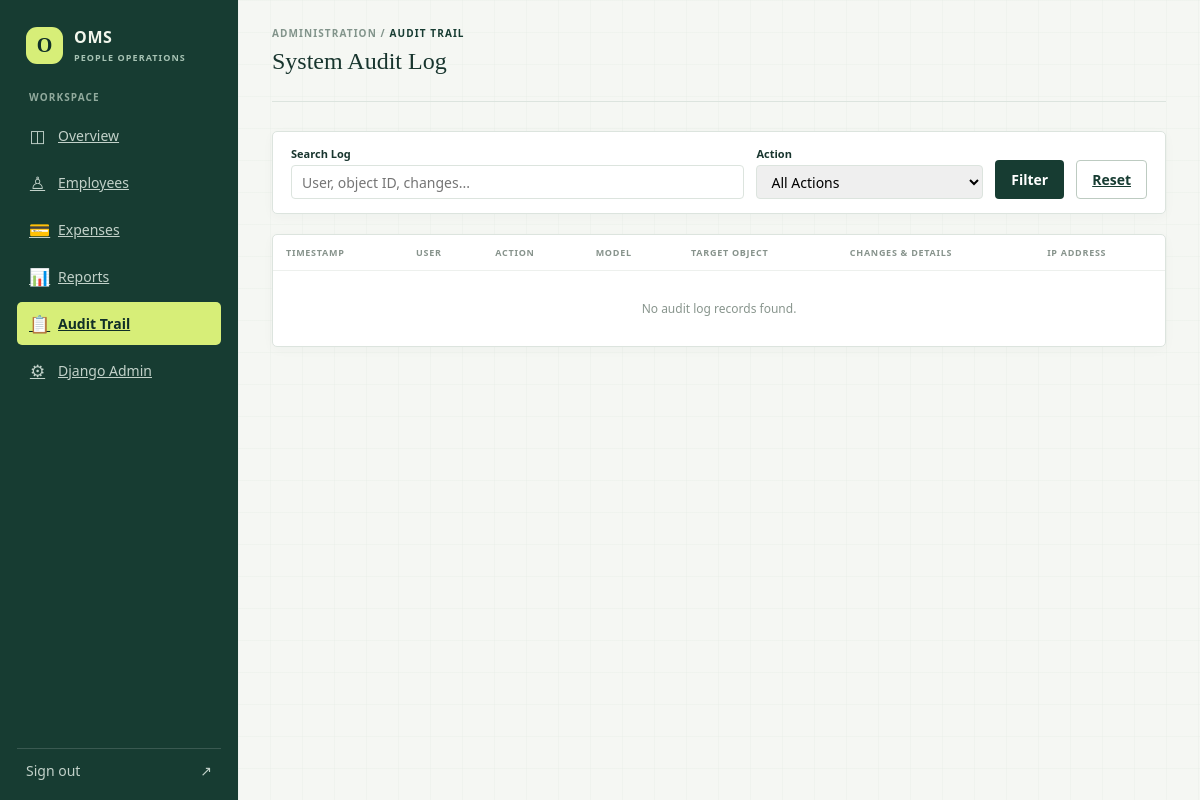
The page /audit-logs/ (signed in) on the database as committed earlier.
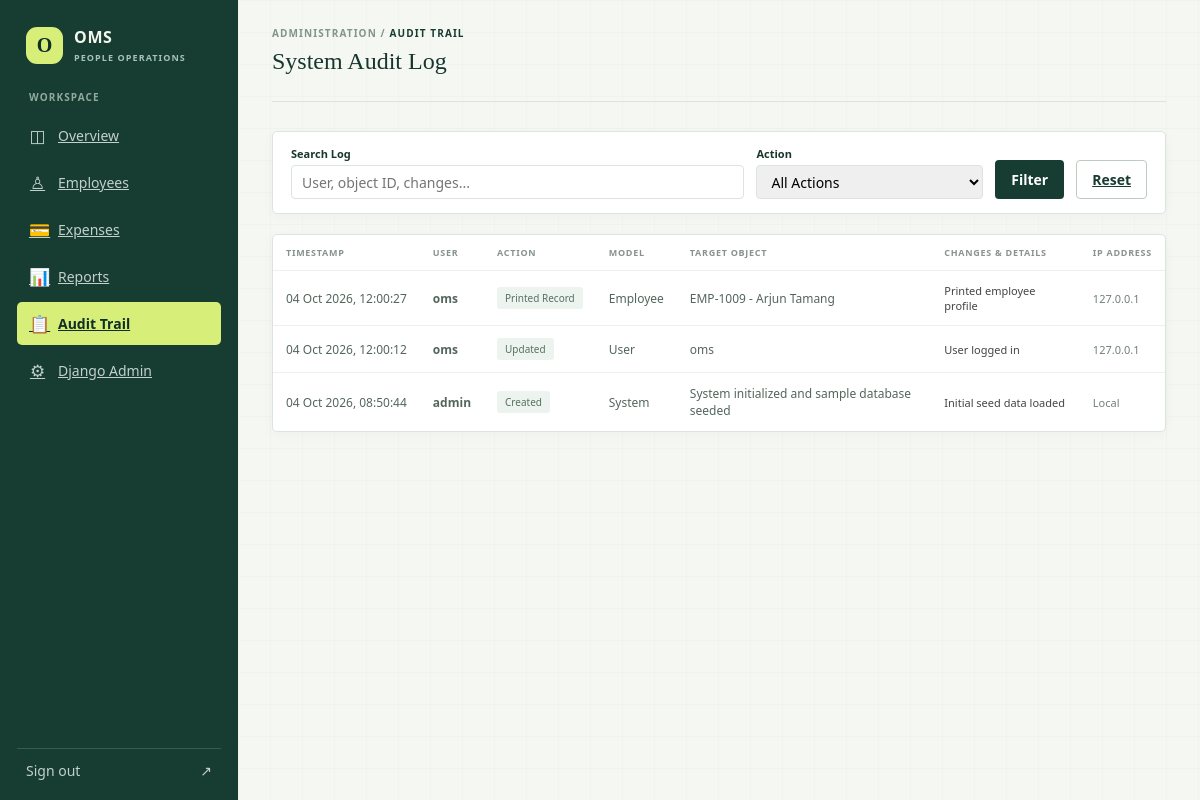
The same page on the database as committed later.
### frontend/models.py (models this page shows, shortened)
class AuditLog(models.Model):
    class Action(models.TextChoices):
        CREATE = "create", "Created"
        UPDATE = "update", "Updated"
        DELETE = "delete", "Deleted"
        APPROVE = "approve", "Approved"
        REJECT = "reject", "Rejected"
        MARK_PAID = "mark_paid", "Marked as Paid"
        UPLOAD = "upload", "Uploaded Document"
        EXPORT = "export", "Exported Data"
        PRINT = "print", "Printed Record"
    user = models.ForeignKey(
        settings.AUTH_USER_MODEL,
        on_delete=models.SET_NULL,
        null=True,
        blank=True,
        related_name="audit_logs",
    )
    action = models.CharField(max_length=20, choices=Action.choices)
    model_name = models.CharField(max_length=60)
    object_id = models.CharField(max_length=60, blank=True)
    object_repr = models.CharField(max_length=200, blank=True)
    timestamp = models.DateTimeField(auto_now_add=True, db_index=True)
    changes = models.TextField(blank=True)
    ip_address = models.GenericIPAddressField(null=True, blank=True)
    class Meta:
        ordering = ["-timestamp"]

### frontend/views.py (the view, shortened to what this page needs)
# urls.py: path("audit-logs/", views.audit_logs_view, name="audit-logs"),
@login_required(login_url="login")
@role_required([UserProfile.Role.ADMIN])
def audit_logs_view(request):
    qs = AuditLog.objects.select_related("user").all()
    action = request.GET.get("action")
    if action:
        qs = qs.filter(action=action)
    model_name = request.GET.get("model")
    if model_name:
        qs = qs.filter(model_name=model_name)
    search = request.GET.get("search", "").strip()
    paginator = Paginator(qs, 30)
    page_number = request.GET.get("page")
    page_obj = paginator.get_page(page_number)
    return render(request, "audit_logs.html", {
        "page_obj": page_obj,
        "audit_logs": page_obj.object_list,
        "action_choices": AuditLog.Action.choices,
        "current_action": action,
        "current_model": model_name,
        "search": search,
    })

### frontend/context_processors.py (called while the page is built)
def company_context(request):
    role = "admin"
    if request.user.is_authenticated:
        if hasattr(request.user, "profile"):
            role = request.user.profile.role
        elif request.user.is_superuser or request.user.is_staff:
            role = "admin"
        else:
            role = "employee"
    return {
        "COMPANY_NAME": os.environ.get("COMPANY_NAME", "OMS Operations"),
        "COMPANY_EMAIL": os.environ.get("COMPANY_EMAIL", "operations@oms.com"),
        "COMPANY_PHONE": os.environ.get("COMPANY_PHONE", "+971 4 000 0000"),
        "COMPANY_ADDRESS": os.environ.get("COMPANY_ADDRESS", "Dubai, United Arab Emirates"),
        "USER_ROLE": role,
    }

### frontend/permissions.py (called while the page is built)
def role_required(allowed_roles):
    if isinstance(allowed_roles, str):
        allowed_roles = [allowed_roles]
    def decorator(view_func):
        @wraps(view_func)
        def _wrapped_view(request, *args, **kwargs):
            if not request.user.is_authenticated:
                return redirect("login")
            if request.user.is_superuser:
                return view_func(request, *args, **kwargs)
            role = get_user_role(request.user)
            if role in allowed_roles:
                return view_func(request, *args, **kwargs)
            raise PermissionDenied("You do not have permission to access this resource.")
        return _wrapped_view
    return decorator

### frontend/templates/audit_logs.html (shortened to what this page needs)
{% extends "partial/base.html" %}
{% load static %}
{% block content %}
<div class="app-shell">
	<aside class="sidebar">
		<a class="brand" href="{% url 'home' %}">
			<span class="brand-mark">O</span>
			<span><strong>OMS</strong><small>PEOPLE OPERATIONS</small></span>
		</a>
		<p class="nav-label">WORKSPACE</p>
		<nav class="primary-nav">
			<a class="nav-item" href="{% url 'home' %}"><span class="nav-icon">◫</span>Overview</a>
			<a class="nav-item" href="{% url 'employee-list' %}"><span class="nav-icon">♙</span>Employees</a>
			<a class="nav-item" href="{% url 'expense-list' %}"><span class="nav-icon">💳</span>Expenses</a>
			<a class="nav-item" href="{% url 'reports-home' %}"><span class="nav-icon">📊</span>Reports</a>
			<a class="nav-item active" href="{% url 'audit-logs' %}"><span class="nav-icon">📋</span>Audit Trail</a>
			<a class="nav-item" href="{% url 'admin:index' %}" target="_blank"><span class="nav-icon">⚙</span>Django Admin</a>
		</nav>
		<div class="sidebar-bottom">
			<a class="logout-link" href="{% url 'logout' %}">Sign out <span aria-hidden="true">↗</span></a>
		</div>
	</aside>
	<main class="main-area">
		<header class="topbar">
			<div>
				<p class="eyebrow">ADMINISTRATION / <span style="color: var(--forest);">AUDIT TRAIL</span></p>
				<h1>System Audit Log</h1>
			</div>
		</header>
		<section class="panel" style="margin-bottom: 20px; padding: 14px 18px;">
			<form method="GET" style="display: flex; align-items: flex-end; gap: 12px; flex-wrap: wrap;">
				<div style="flex: 2; min-width: 180px;">
					<label style="display: block; margin-bottom: 4px; font-weight: bold; font-size: 11px;">Search Log</label>
					<input type="search" name="search" value="{{ search }}" placeholder="User, object ID, changes..." style="width: 100%; height: 34px; padding: 6px 10px; border: 1px solid var(--line); border-radius: 4px;">
				</div>
				<div style="flex: 1; min-width: 130px;">
					<label style="display: block; margin-bottom: 4px; font-weight: bold; font-size: 11px;">Action</label>
					<select name="action" style="width: 100%; height: 34px; padding: 6px 10px; border: 1px solid var(--line); border-radius: 4px;">
						<option value="">All Actions</option>
					</select>
				</div>
				<button type="submit" class="button button-dark" style="height: 34px;">Filter</button>
				<a href="{% url 'audit-logs' %}" class="button button-quiet" style="height: 34px;">Reset</a>
			</form>
		</section>
		<section class="panel">
			<div class="table-wrap">
				<table>
					<thead>
						<tr>
							<th>TIMESTAMP</th>
							<th>USER</th>
							<th>ACTION</th>
							<th>MODEL</th>
							<th>TARGET OBJECT</th>
							<th>CHANGES & DETAILS</th>
							<th>IP ADDRESS</th>
						</tr>
					</thead>
					<tbody>
						{% for log in audit_logs %}
						<tr>
							<td style="white-space: nowrap;">{{ log.timestamp|date:"d M Y, H:i:s" }}</td>
							<td><strong>{{ log.user.username|default:"System" }}</strong></td>
							<td><span class="status-badge status-{{ log.action }}">{{ log.get_action_display }}</span></td>
							<td>{{ log.model_name }}</td>
							<td>{{ log.object_repr|default:log.object_id }}</td>
							<td style="max-width: 320px; overflow: hidden; text-overflow: ellipsis; font-size: 11px; color: #444;">{{ log.changes|default:"—" }}</td>
							<td style="color: var(--muted); font-size: 11px;">{{ log.ip_address|default:"Local" }}</td>
						</tr>
						{% empty %}
						<tr><td colspan="7" class="empty-cell">No audit log records found.</td></tr>
						{% endfor %}
					</tbody>
				</table>
			</div>
		</section>
	</main>
</div>
{% endblock %}

### frontend/partial/base.html (shortened to what this page needs)
{% load static %}
<!DOCTYPE html>
<html lang="en">
<head>
    <link rel="stylesheet" href="{% static 'css/management.css' %}">
</head>
<body>
    {% block content %}
    {% endblock content %}
</body>
</html>

### frontend/static/css/management.css (style rules this page uses)
:root { color-scheme: light; --ink: #18352e; --muted: #718079; --line: #dce4de; --paper: #f5f7f3; --white: #fff; --forest: #173c32; --forest-deep: #102f28; --leaf: #d8eddf; --lime: #d7ee78; --coral: #d96f52; --gold: #d7ad54; --sans: "Aptos", "Segoe UI", sans-serif; --display: "Georgia", "Times New Roman", serif; }
* { box-sizing: border-box; }
body { margin: 0; color: var(--ink); background: var(--paper); font-family: var(--sans); font-size: 14px; }
button, input, select, textarea { font: inherit; }
button { cursor: pointer; }
.app-shell { min-height: 100vh; display: grid; grid-template-columns: 238px minmax(0, 1fr); }
.sidebar { position: sticky; top: 0; display: flex; flex-direction: column; height: 100vh; padding: 25px 17px 18px; background: var(--forest); color: #f3f7ed; }
.brand { display: flex; align-items: center; gap: 11px; padding: 1px 9px 26px; color: inherit; text-decoration: none; }
.brand-mark { display: grid; width: 37px; height: 37px; place-items: center; border-radius: 11px; background: var(--lime); color: var(--forest-deep); font: 700 20px var(--display); }
.brand strong, .brand small, .user-chip strong, .user-chip small { display: block; }
.brand strong { font-size: 16px; letter-spacing: .04em; }
.brand small { margin-top: 3px; color: #a7c3b4; font-size: 9px; font-weight: 700; letter-spacing: .12em; }
.nav-label, .eyebrow { margin: 0; color: #82948b; font-size: 10px; font-weight: 700; letter-spacing: .11em; }
.nav-label { padding: 0 12px 10px; color: #91aa9d; }
.primary-nav { display: grid; gap: 4px; }
.nav-item { min-height: 43px; display: flex; align-items: center; gap: 12px; padding: 0 12px; border: 0; border-radius: 5px; background: transparent; color: #c2d1c9; text-align: left; transition: background .16s ease, color .16s ease; }
.nav-item.active { background: #d7ee78; color: var(--forest-deep); font-weight: 700; }
.nav-icon { width: 17px; color: #c1d1c9; font-size: 17px; text-align: center; }
.nav-item.active .nav-icon { color: var(--forest-deep); }
.sidebar-bottom { margin-top: auto; }
.logout-link { display: flex; justify-content: space-between; padding: 12px 9px 2px; border-top: 1px solid #ffffff26; color: #c2d1c9; text-decoration: none; }
.main-area { min-width: 0; padding: 0 34px 52px; background-color: var(--paper); background-image: linear-gradient(#e6ebe455 1px, transparent 1px), linear-gradient(90deg, #e6ebe455 1px, transparent 1px); background-size: 32px 32px; }
.topbar { min-height: 102px; display: flex; align-items: center; justify-content: space-between; gap: 20px; margin-bottom: 29px; border-bottom: 1px solid var(--line); }
.topbar .eyebrow { margin-bottom: 8px; }
.topbar .eyebrow span { color: var(--forest); }
.topbar h1 { margin: 0; font: 24px var(--display); }
.button { min-height: 39px; display: inline-flex; align-items: center; justify-content: center; gap: 9px; padding: 0 15px; border: 1px solid transparent; border-radius: 4px; font-weight: 700; white-space: nowrap; }
.button-dark { background: var(--forest); color: white; }
.button-quiet { border-color: #bdcbc1; background: #ffffffa6; color: var(--forest); }
.panel { min-width: 0; border: 1px solid var(--line); border-radius: 5px; background: #fff; box-shadow: 0 3px 12px #173c3208; }
.table-wrap { width: 100%; overflow-x: auto; }
table { width: 100%; border-collapse: collapse; text-align: left; }
th { padding: 11px 13px; color: #87938c; font-size: 9px; font-weight: 700; letter-spacing: .08em; white-space: nowrap; }
td { padding: 12px 13px; border-top: 1px solid #edf0ed; color: #53665c; font-size: 12px; vertical-align: middle; }
.status-badge { display: inline-flex; align-items: center; min-height: 22px; padding: 3px 8px; border-radius: 3px; background: #edf3ee; color: #557161; font-size: 10px; line-height: 1.2; text-transform: capitalize; white-space: nowrap; }

Rows that differ between the two databases and show on the page:
added AuditLog: timestamp "04 Oct 2026, 12:00:27", user.username "oms", action "Printed Record", model_name "Employee", object_repr "EMP-1009 - Arjun Tamang", changes "Printed employee profile", ip_address "127.0.0.1"
added AuditLog: timestamp "04 Oct 2026, 12:00:12", user.username "oms", action "Updated", model_name "User", object_repr "oms", changes "User logged in", ip_address "127.0.0.1"
added AuditLog: timestamp "04 Oct 2026, 08:50:44", user.username "admin", action "Created", model_name "System", object_repr "System initialized and sample database seeded", changes "Initial seed data loaded", ip_address "Local"
Other text that changed with them:
text no longer shown: "No audit log records found."
